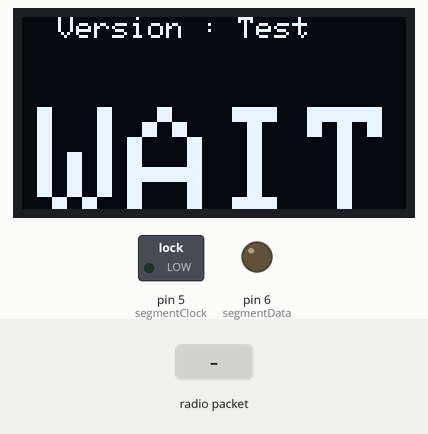
Recording of a sketch running on a simulated Arduino Uno, built with avr-gcc and run on an emulated ATmega328P. Parts: 128×64 one-colour display, switched loads named in the sketch (green lamp = pin HIGH), output pins drawn as LEDs (lit = HIGH). Inputs (shaded band) come from the test bench. No radio packets arrive unless stated; what the sketch prints to the serial monitor is not drawn.

Above: at 1.2 s.
1.3 s: radio packet "StatutS 1 :" arrives
Timing chart, 0 to 4.3 s (numbered marks = the images above; inputs shaded):
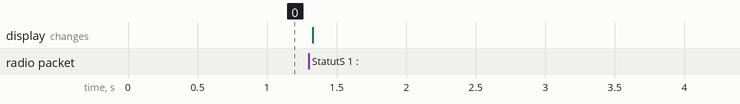

The sketch:

Receive_Test.ino
```cpp
/*
* Gestion Big afficheur Glider Score - Reception
*
*    Panneau avec segment 7 digits chinois et carte driver Big Display de sparkfun
*
* Version 1.2 avril 2018
* Version 1.3 Juin 2018
* Version 1.4 Juillet 2018
* Version 1.5 Aout 2018
*
*  - Gestion des rounds et manches >9
*  - Masque des dizaines de minutes si valeur =0
*  - Init on affiche des 888888 puis 123456 afin de tester tous les segments et l'ordre
*
*   V1.4 gestion protocole etendu avec clignotement
*   PT - Preparation Time - Temps de préparation  - Clignotement des manches et groupes
*   WT - Working Time - Temps de travail
*   LT - Landing Time - Temps limite d'atterissage - Clignotement du chrono
*   ST - Sleep Time - Temps attente - Clignotement manche et groupe et chrono
*
*   V1.5 gestion clignotement toute les 500ms
*
* Olivier Segouin - Arduino 1.6.12
*
* Library: SPI, RF24,
*
* Programme reception et gestion afficheur
*/
#include <SPI.h>
#include <nRF24L01.h>
#include <RF24.h>
#include <Wire.h>
#include <Adafruit_GFX.h>
#include <Adafruit_SSD1306.h>

#define OLED_RESET 4
Adafruit_SSD1306 display(OLED_RESET);

#if (SSD1306_LCDHEIGHT != 64)
#error("Height incorrect, please fix Adafruit_SSD1306.h!");
#endif


// Variables and constants
RF24 radio(7, 8); // CE, CSN
const byte address[6] = "00001";
String chronoS = "0000";
String chronoS1 = "1";
String chronoS2 = "2";
String chronoS3 = "3";
String chronoS4 = "4";
String statutS ="NO";
bool CliGroupRound;
bool CliChrono;

String chainerecu = "";
String chainecourante ="";

char charreception;
String manche ="0";
String groupe ="0";
String chrono ="0";
String statut ="NO";

//GPIO declarations
//-=-=-=-=-=-=-=-=-=-=-=-=-=-=-=-=-=-=-=-=-=-=-=-
// Branchement sur connecteur pas a cote de l'alim
byte segmentClock = 5;
byte segmentLatch = 4;
byte segmentData = 6;
bool Dot = true; //Dot state
unsigned long tempo=0;
boolean flip_flop=false;

void initaff() {
      display.clearDisplay();
      display.setTextSize(1);
      display.setTextColor(WHITE);
      display.setCursor(0,0);
      display.println("  Version : Test");
      display.setCursor(5,30);
      display.setTextSize(5);
      display.setTextColor(WHITE);
      display.print("WAIT");
      display.display();
}


void affdisplay() {
//  if (chainecourante != "") {
      manche = chainecourante.substring(2,3);
      groupe = chainecourante.substring(5,6);
      chrono = chainecourante.substring(7,11);
      statut = chainecourante.substring(11,13);
      Serial.println ("Manche "+manche+ "Groupe "+groupe="Chrono "+chrono);
      display.clearDisplay();
      display.setTextSize(1);
      display.setTextColor(WHITE);
      display.setCursor(0,0);
      display.println("Manche:"+manche+" Groupe:"+groupe+"  "+statut);
      display.setCursor(5,30);
      display.setTextSize(5);
      display.setTextColor(WHITE);
      display.print(chrono);
      display.display();
      delay(2);
//  }

}

void setup() {
  Serial.begin(9600);
  pinMode(segmentClock, OUTPUT);
  pinMode(segmentData, OUTPUT);
  pinMode(segmentLatch, OUTPUT);
  digitalWrite(segmentClock, LOW);
  digitalWrite(segmentData, LOW);
  digitalWrite(segmentLatch, LOW);

  radio.begin();
  radio.openReadingPipe(0, address);
  radio.setChannel(1);// 108 2.508 Ghz
  radio.setPALevel(RF24_PA_MAX);
  radio.setDataRate(RF24_1MBPS);
  //radio.setDataRate(RF24_250KBPS);
  radio.setAutoAck(1);                     // Ensure autoACK is enabled
  radio.setRetries(2,15);                  // Optionally, increase the delay between retries & # of retries
  radio.setCRCLength(RF24_CRC_8);          // Use 8-bit CRC for performance
  radio.openReadingPipe(0, address);
  radio.startListening();
   // Init Afficheur afin de verifier son fonctionnement au demarrage
  display.begin(SSD1306_SWITCHCAPVCC, 0x3C);  // initialize with the I2C addr 0x3D (for the 128x64)
  display.clearDisplay();
  initaff();
  tempo=millis();
}


void TimeToArray() {

  if (statutS == "PT")
  {
    CliGroupRound = 1 ; CliChrono=0;
  }else{
       if (statutS == "ST")
       {
        CliGroupRound = 1 ; CliChrono=1;
       }else{
           if (statutS == "WL")
           {
           CliGroupRound = 0 ; CliChrono=1;
           }else{
           CliGroupRound = 0 ; CliChrono=0;
           }
           }
       }
 // Serial.println ("StatutS 1 :"+statutS+ ": Cligno " + timercligno + " Group "+CliGroupRound+ " Chrono "+CliChrono);
  long manchel = manche.toInt(); // convertion chaine en long pour affichage
  long groupel = groupe.toInt(); // convertion chaine en long pour affichage
  long chronol = chronoS.toInt(); // convertion chaine en long pour affichage
  long Now =  ((manchel %10) * 100000 + (groupel %10) * 10000 + chronol) ;
  affdisplay();
};


void loop() {
  if ((millis()-tempo)>=500){flip_flop=!flip_flop;tempo=millis();}
  if (radio.available()) {
    char text[32] = "";
    radio.read(&text, sizeof(text));
    if (text[0]=='R')  // c'est bien une trame de gliderscore R01G1 ...trame commence par R
    {
      manche = text[2];
      groupe = text[5];
      chronoS1 = text[7];chronoS2 = text[8];chronoS3 = text[9];chronoS4 = text[10];
      chronoS = chronoS1+chronoS2+chronoS3+chronoS4;
      statutS = &text[11];
      //Serial.println ("Manche "+manche+ " Groupe " + groupe+" Chrono "+chronoS+" Status "+statutS);
    }

      TimeToArray(); // Get leds array with required configuration
      delay(100);
      Dot = not Dot ; // Clignotement des 2 points
      //Serial.println(text);
  }
}

//Takes a number and displays 2 numbers. Displays absolute value (no negatives)

void showNumber(long number)
{
  // Write digits out to 7 segment display - Last number in the chain is the first number displayed
  int affdecim =0;
  Dot = true;

  if ((CliChrono ==1) && (flip_flop)) {

  //(timercligno <=2)){
     postNumber(10,Dot);
     postNumber(10,Dot);
     postNumber(10,Dot);
     postNumber(10,Dot);
  }else{
     postNumber(chronoS.substring(3,4).toInt(),Dot);
     postNumber(chronoS.substring(2,3).toInt(),Dot);
     postNumber(chronoS.substring(1,2).toInt(),Dot);
     if (chronoS.substring(0,1) == "0") {
        postNumber(10,Dot);
     } else {
        postNumber(chronoS.substring(0,1).toInt(),Dot);
     }
  }


  if ((CliGroupRound == 1) && (flip_flop)) {
  //(timercligno <=2)){
     postNumber(10,Dot);
     postNumber(10,Dot);
  }else{
      postNumber(groupe.toInt(),Dot);
      postNumber(manche.toInt(),Dot);
  }
   //string.getBytes(buf, len)
  //Latch the current segment data
  digitalWrite(segmentLatch, LOW);
  digitalWrite(segmentLatch, HIGH); //Register moves storage register on the rising edge of RCK
}


//Given a number, or '-', shifts it out to the display
void postNumber(byte number, boolean decimal)
{
  //    -  A
  //   / / F/B
  //    -  G
  //   / / E/C
  //    -. D/DP

#define a  1<<0
#define b  1<<6
#define c  1<<5
#define d  1<<4
#define e  1<<3
#define f  1<<1
#define g  1<<2
#define dp 1<<7

  byte segments;

  switch (number)
  {
    case 1: segments = b | c; break;
    case 2: segments = a | b | d | e | g; break;
    case 3: segments = a | b | c | d | g; break;
    case 4: segments = f | g | b | c; break;
    case 5: segments = a | f | g | c | d; break;
    case 6: segments = a | f | g | e | c | d; break;
    case 7: segments = a | b | c; break;
    case 8: segments = a | b | c | d | e | f | g; break;
    case 9: segments = a | b | c | d | f | g; break;
    case 0: segments = a | b | c | d | e | f; break;
    case 10: segments = 0; break;
    case 'c': segments = g | e | d; break;
    case '-': segments = g; break;
  }

  if (decimal) segments |= dp;

  //Clock these bits out to the drivers
  for (byte x = 0 ; x < 8 ; x++)
  {
    digitalWrite(segmentClock, LOW);
    digitalWrite(segmentData, segments & 1 << (7 - x));
    digitalWrite(segmentClock, HIGH); //Data transfers to the register on the rising edge of SRCK
  }
}
```
